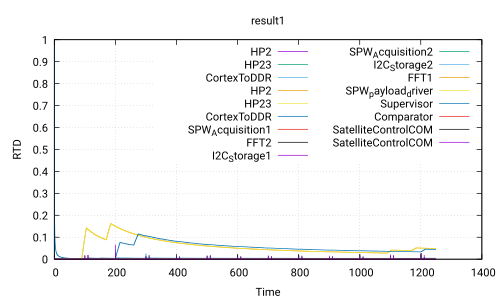

The gnuplot source for this figure:
 set title 'result1'
 set ylabel 'RTD'
 set xlabel 'Time'
 set grid
 set term pdf
 set output 'Use_case_DoubleCamera_Safety.ATIPPIC.executable260.0_80.0.pdf'
 plot 'Use_case_DoubleCamera_Safety.ATIPPIC.executable260.0_80.0.csv' using 1:2 with lines title 'HP2','Use_case_DoubleCamera_Safety.ATIPPIC.executable260.0_80.0.csv' using 1:3 with lines title 'HP23','Use_case_DoubleCamera_Safety.ATIPPIC.executable260.0_80.0.csv' using 1:4 with lines title 'CortexToDDR','Use_case_DoubleCamera_Safety.ATIPPIC.executable260.0_80.0.csv' using 1:5 with lines title 'HP2','Use_case_DoubleCamera_Safety.ATIPPIC.executable260.0_80.0.csv' using 1:6 with lines title 'HP23','Use_case_DoubleCamera_Safety.ATIPPIC.executable260.0_80.0.csv' using 1:7 with lines title 'CortexToDDR','Use_case_DoubleCamera_Safety.ATIPPIC.executable260.0_80.0.csv' using 1:8 with lines title 'SPW_Acquisition1','Use_case_DoubleCamera_Safety.ATIPPIC.executable260.0_80.0.csv' using 1:9 with lines title 'FFT2','Use_case_DoubleCamera_Safety.ATIPPIC.executable260.0_80.0.csv' using 1:10 with lines title 'I2C_Storage1','Use_case_DoubleCamera_Safety.ATIPPIC.executable260.0_80.0.csv' using 1:11 with lines title 'SPW_Acquisition2','Use_case_DoubleCamera_Safety.ATIPPIC.executable260.0_80.0.csv' using 1:12 with lines title 'I2C_Storage2','Use_case_DoubleCamera_Safety.ATIPPIC.executable260.0_80.0.csv' using 1:13 with lines title 'FFT1','Use_case_DoubleCamera_Safety.ATIPPIC.executable260.0_80.0.csv' using 1:14 with lines title 'SPW_payload_driver','Use_case_DoubleCamera_Safety.ATIPPIC.executable260.0_80.0.csv' using 1:15 with lines title 'Supervisor','Use_case_DoubleCamera_Safety.ATIPPIC.executable260.0_80.0.csv' using 1:16 with lines title 'Comparator','Use_case_DoubleCamera_Safety.ATIPPIC.executable260.0_80.0.csv' using 1:17 with lines title 'SatelliteControlCOM','Use_case_DoubleCamera_Safety.ATIPPIC.executable260.0_80.0.csv' using 1:18 with lines title 'SatelliteControlCOM'
